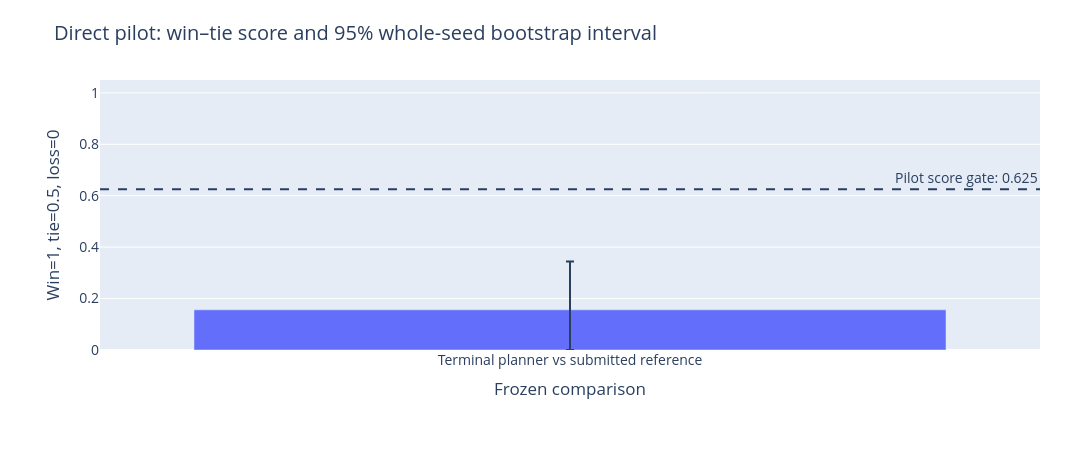

Notebook code for this chart:
### Markdown cell above
## Frozen evaluation protocol

Direct pilot: sixteen previously unused seed clusters, each with both seats, for 32 games against the exact submitted reference. Only a full-panel pass permits the separate field panel: sixteen different seeds, three frozen public opponents, both seats and both policies, for 192 further games. Maximum: 224 new games, zero fits, zero submissions.

The first two direct games and first twelve field games are execution checks, retained in their full panels—not positive early-stopping opportunities. Field pairs must have identical action digests before step 696 and identical legal branch-state digests at step 696. Unknown errors, missing checkpoints, source mismatches, unresolved notebook cells, remaining unsold goods under an active plan or excessive callback time fail closed.

Uncertainty uses whole-seed resampling, keeping seats and opponents together. Deterministic engineering holdout seeds are not probability samples of the live ladder. A passing pilot earns independent confirmation, not deployment.

### Code cell
d=(DATA["decision"] or {}).get("direct")
fig=go.Figure()
if d:
    ci=d["score_95_seed_bootstrap"]
    fig.add_bar(x=["Terminal planner vs submitted reference"],y=[d["score"]],error_y=dict(type="data",symmetric=False,array=[ci[1]-d["score"]],arrayminus=[d["score"]-ci[0]]))
    fig.add_hline(y=.625,line_dash="dash",annotation_text="Pilot score gate: 0.625")
    print("Direct gates:",json.dumps(d["gates"],sort_keys=True))
else:fig.add_annotation(text="No direct-panel outcomes yet; this is not a zero score.",x=.5,y=.5,xref="paper",yref="paper",showarrow=False)
fig.update_layout(title="Direct pilot: win–tie score and 95% whole-seed bootstrap interval",xaxis_title="Frozen comparison",yaxis_title="Win=1, tie=0.5, loss=0",yaxis_range=[0,1.05])
show(fig)

### Figure 1 — Plotly figure (JSON) as saved in the notebook; plotly's stock layout.template omitted (floating-point values rounded to 4 significant figures)
{"data": [{"error_y": {"array": [0.1875], "arrayminus": [0.1562], "symmetric": false, "type": "data"}, "type": "bar", "x": ["Terminal planner vs submitted reference"], "y": [0.1562]}], "layout": {"annotations": [{"showarrow": false, "text": "Pilot score gate: 0.625", "x": 1, "xanchor": "right", "xref": "x domain", "y": 0.625, "yanchor": "bottom", "yref": "y"}], "font": {"size": 14}, "height": 460, "margin": {"b": 110, "l": 100, "r": 40, "t": 80}, "shapes": [{"line": {"dash": "dash"}, "type": "line", "x0": 0, "x1": 1, "xref": "x domain", "y0": 0.625, "y1": 0.625, "yref": "y"}], "title": {"text": "Direct pilot: win–tie score and 95% whole-seed bootstrap interval"}, "width": 1080, "xaxis": {"title": {"text": "Frozen comparison"}}, "yaxis": {"range": [0, 1.05], "title": {"text": "Win=1, tie=0.5, loss=0"}}}}
